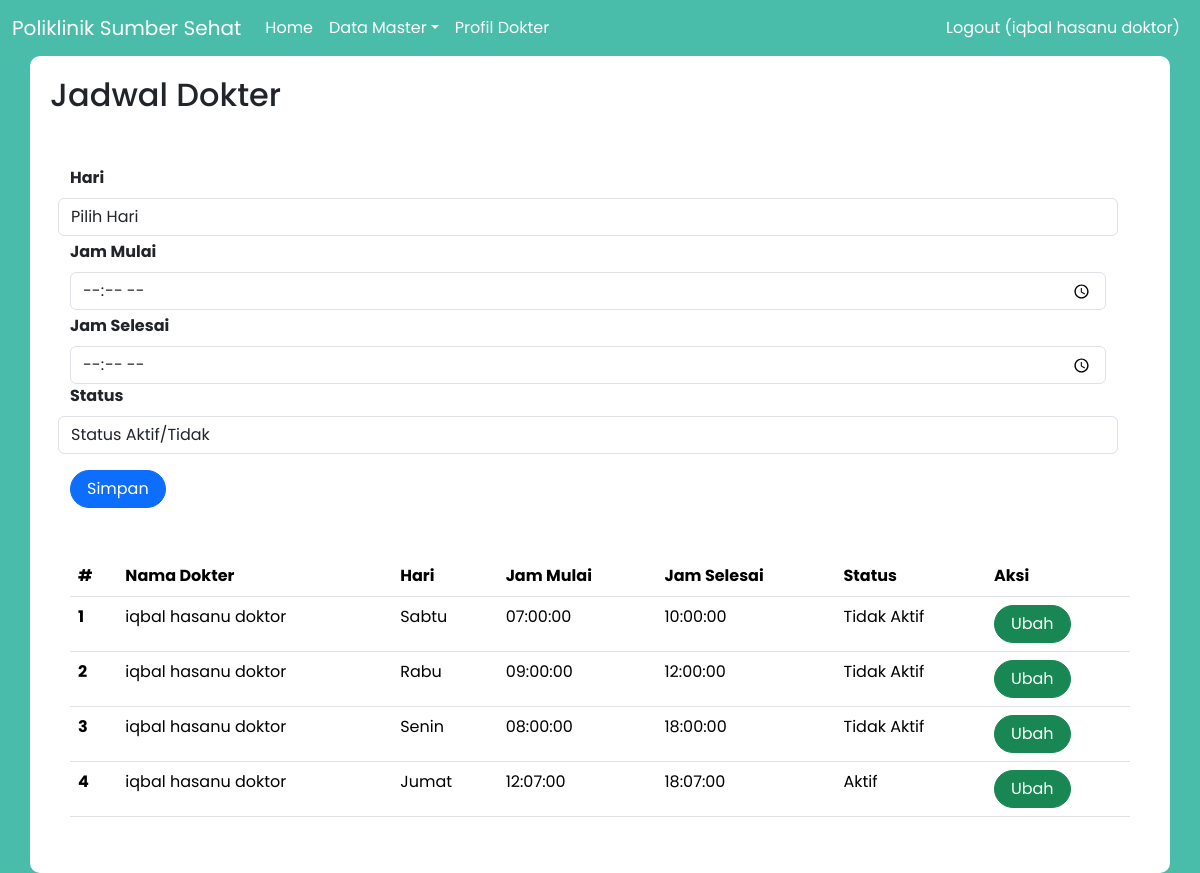
The app's page /index.php?page=jadwalDokter (signed in) with its own data.
### tables this page shows
CREATE TABLE `jadwal_periksa` (
  `id` int(11) NOT NULL,
  `id_dokter` int(11) NOT NULL,
  `hari` enum('Senin','Selasa','Rabu','Kamis','Jumat','Sabtu') NOT NULL,
  `jam_mulai` time NOT NULL,
  `jam_selesai` time NOT NULL,
  `aktif` char(1) NOT NULL
);

CREATE TABLE `dokter` (
  `id` int(11) NOT NULL,
  `nama` varchar(255) NOT NULL,
  `nip` varchar(50) NOT NULL,
  `password` varchar(255) NOT NULL,
  `alamat` varchar(255) NOT NULL,
  `no_hp` varchar(50) NOT NULL,
  `id_poli` int(11) NOT NULL
);

### jadwalDokter.php (the view, shortened to what this page needs)
<h2>Jadwal Dokter</h2>
<br>
<div class="container">
    <form class="form row" method="POST" action="" name="myForm" onsubmit="return(validate());">
        <?php
        $hari = '';
        $jam_mulai = '';
        $jam_selesai = '';
        $aktif = '';
        ?>
        <div class="row">
            <label for="inputHari" class="form-label fw-bold">
                Hari
            </label>
            <select class="form-control" id="inputHari" name="hari">
                <?php
                if (!isset($_GET['id'])) {
                ?>
                    <option value="999" selected>Pilih Hari</option>
                <?php
                } else {
                ?>
                    <option value="<?php echo $hari ?>"><?php echo $hari ?></option>
                <?php
                }
                ?>
            </select>
        </div>
        <div class="row mt-1">
            <label for="inputJamMulai" class="form-label fw-bold">
                Jam Mulai
            </label>
            <div>
                <input type="time" class="form-control" name="jam_mulai" id="inputJamMulai" required placeholder="Jam Mulai" value="<?php echo $jam_mulai ?>">
            </div>
        </div>
        <div class="row mt-1">
            <label for="inputJamSelesai" class="form-label fw-bold">
                Jam Selesai
            </label>
            <div>
                <input type="time" class="form-control" name="jam_selesai" id="inputJamSelesai" required placeholder="Jam Selesai" value="<?php echo $jam_selesai ?>">
            </div>
        </div>
        <div class="row">
            <label for="inputAktif" class="form-label fw-bold">
                Status
            </label>
            <select class="form-control" id="inputAktif" name="aktif">
                <?php
                if (!isset($_GET['id'])) {
                ?>
                    <option value="999" selected>Status Aktif/Tidak</option>
                <?php
                } else {
                ?>
                    <option value="<?php echo $aktif ?>"><?php echo $aktif ?></option>
                <?php
                }
                ?>
            </select>
        </div>
        <div class="row mt-3">
            <div class=col>
                <button type="submit" class="btn btn-primary rounded-pill px-3 mt-auto" name="simpan">Simpan</button>
            </div>
        </div>
    </form>
    <br>
    <br>
    <table class="table table-hover">
        <thead>
            <tr>
                <th scope="col">#</th>
                <th scope="col">Nama Dokter</th>
                <th scope="col">Hari</th>
                <th scope="col">Jam Mulai</th>
                <th scope="col">Jam Selesai</th>
                <th scope="col">Status</th>
                <th scope="col">Aksi</th>
            </tr>
        </thead>
        <tbody>
            <?php
            $result = mysqli_query($mysqli, "SELECT jp.*, dok.nama AS nama_dokter FROM jadwal_periksa AS jp
                                                    JOIN dokter AS dok ON id_dokter = dok.id
                                            WHERE id_dokter = '" . $_SESSION['id_dokter'] . "'");
            $no = 1;
            while ($data = mysqli_fetch_array($result)) {
                $status = ($data["aktif"] == 'Y') ? "Aktif" : "Tidak Aktif";
            ?>
                <tr>
                    <th scope="row"><?php echo $no++ ?></th>
                    <td><?php echo $data['nama_dokter'] ?></td>
                    <td><?php echo $data['hari'] ?></td>
                    <td><?php echo $data['jam_mulai'] ?></td>
                    <td><?php echo $data['jam_selesai'] ?></td>
                    <td><?php echo $status ?></td>
                    <td>
                        <a class="btn btn-success rounded-pill px-3" href="index.php?page=jadwalDokter&id=<?php echo $data['id'] ?>">Ubah</a>
                    </td>
                </tr>
            <?php
            }
            ?>
        </tbody>
    </table>

### index.php (style rules this page uses)
body { background-color: #4ABDAA; font-family: 'Poppins', Helvetica, sans-serif; }
.container { background-color: #fff; padding: 20px; border-radius: 10px; box-shadow: }

### records on screen
jadwal_periksa: id_dokter.nama "iqbal hasanu doktor", hari "Sabtu", jam_mulai "07:00:00", jam_selesai "10:00:00", aktif "Tidak Aktif"
jadwal_periksa: id_dokter.nama "iqbal hasanu doktor", hari "Rabu", jam_mulai "09:00:00", jam_selesai "12:00:00", aktif "Tidak Aktif"
jadwal_periksa: id_dokter.nama "iqbal hasanu doktor", hari "Senin", jam_mulai "08:00:00", jam_selesai "18:00:00", aktif "Tidak Aktif"
jadwal_periksa: id_dokter.nama "iqbal hasanu doktor", hari "Jumat", jam_mulai "12:07:00", jam_selesai "18:07:00", aktif "Aktif"

### other values on screen
$_SESSION['name'] "iqbal hasanu doktor"
